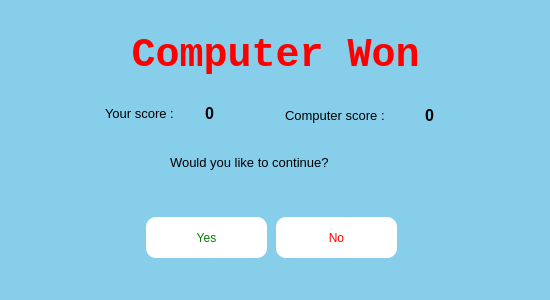
<?xml version="1.0" encoding="UTF-8"?>
<ui version="4.0">
 <class>Form</class>
 <widget class="QWidget" name="Form">
  <property name="geometry">
   <rect>
    <x>0</x>
    <y>0</y>
    <width>550</width>
    <height>300</height>
   </rect>
  </property>
  <property name="minimumSize">
   <size>
    <width>550</width>
    <height>300</height>
   </size>
  </property>
  <property name="maximumSize">
   <size>
    <width>550</width>
    <height>800</height>
   </size>
  </property>
  <property name="windowTitle">
   <string>Form</string>
  </property>
  <property name="styleSheet">
   <string notr="true">background-color:skyblue;</string>
  </property>
  <widget class="QLabel" name="label">
   <property name="geometry">
    <rect>
     <x>10</x>
     <y>20</y>
     <width>531</width>
     <height>71</height>
    </rect>
   </property>
   <property name="font">
    <font>
     <family>Courier New</family>
     <pointsize>30</pointsize>
     <weight>75</weight>
     <bold>true</bold>
    </font>
   </property>
   <property name="styleSheet">
    <string notr="true">color:red;</string>
   </property>
   <property name="text">
    <string>Computer Won</string>
   </property>
   <property name="alignment">
    <set>Qt::AlignCenter</set>
   </property>
  </widget>
  <widget class="QLabel" name="label_2">
   <property name="geometry">
    <rect>
     <x>170</x>
     <y>147</y>
     <width>231</width>
     <height>31</height>
    </rect>
   </property>
   <property name="font">
    <font>
     <pointsize>10</pointsize>
    </font>
   </property>
   <property name="text">
    <string>Would you like to continue?</string>
   </property>
  </widget>
  <widget class="QPushButton" name="Yes">
   <property name="geometry">
    <rect>
     <x>146</x>
     <y>217</y>
     <width>121</width>
     <height>41</height>
    </rect>
   </property>
   <property name="styleSheet">
    <string notr="true">QPushButton
{
	background-color:white;
	color:green;
	outline:none;
	border-radius:10px;
	border:0px;
}
QPushButton:hover
{
	background-color:green;
	color:white;
	border:1px solid white;
}</string>
   </property>
   <property name="text">
    <string>Yes</string>
   </property>
  </widget>
  <widget class="QPushButton" name="No">
   <property name="geometry">
    <rect>
     <x>276</x>
     <y>217</y>
     <width>121</width>
     <height>41</height>
    </rect>
   </property>
   <property name="styleSheet">
    <string notr="true">QPushButton
{
	background-color:white;
	color:red;
	outline:none;
	border-radius:10px;
	border:0px;
}
QPushButton:hover
{
	background-color:red;
	color:white;
	border:1px solid white;
}</string>
   </property>
   <property name="text">
    <string>No</string>
   </property>
  </widget>
  <widget class="QLabel" name="label_3">
   <property name="geometry">
    <rect>
     <x>105</x>
     <y>105</y>
     <width>91</width>
     <height>16</height>
    </rect>
   </property>
   <property name="font">
    <font>
     <pointsize>10</pointsize>
    </font>
   </property>
   <property name="text">
    <string>Your score :</string>
   </property>
  </widget>
  <widget class="QLabel" name="label_4">
   <property name="geometry">
    <rect>
     <x>285</x>
     <y>107</y>
     <width>131</width>
     <height>16</height>
    </rect>
   </property>
   <property name="font">
    <font>
     <pointsize>10</pointsize>
    </font>
   </property>
   <property name="text">
    <string>Computer score :</string>
   </property>
  </widget>
  <widget class="QLabel" name="label_5">
   <property name="geometry">
    <rect>
     <x>205</x>
     <y>103</y>
     <width>51</width>
     <height>21</height>
    </rect>
   </property>
   <property name="font">
    <font>
     <pointsize>12</pointsize>
     <weight>75</weight>
     <bold>true</bold>
    </font>
   </property>
   <property name="text">
    <string>0</string>
   </property>
  </widget>
  <widget class="QLabel" name="label_6">
   <property name="geometry">
    <rect>
     <x>425</x>
     <y>105</y>
     <width>51</width>
     <height>21</height>
    </rect>
   </property>
   <property name="font">
    <font>
     <pointsize>12</pointsize>
     <weight>75</weight>
     <bold>true</bold>
    </font>
   </property>
   <property name="text">
    <string>0</string>
   </property>
  </widget>
 </widget>
 <resources/>
 <connections/>
</ui>
